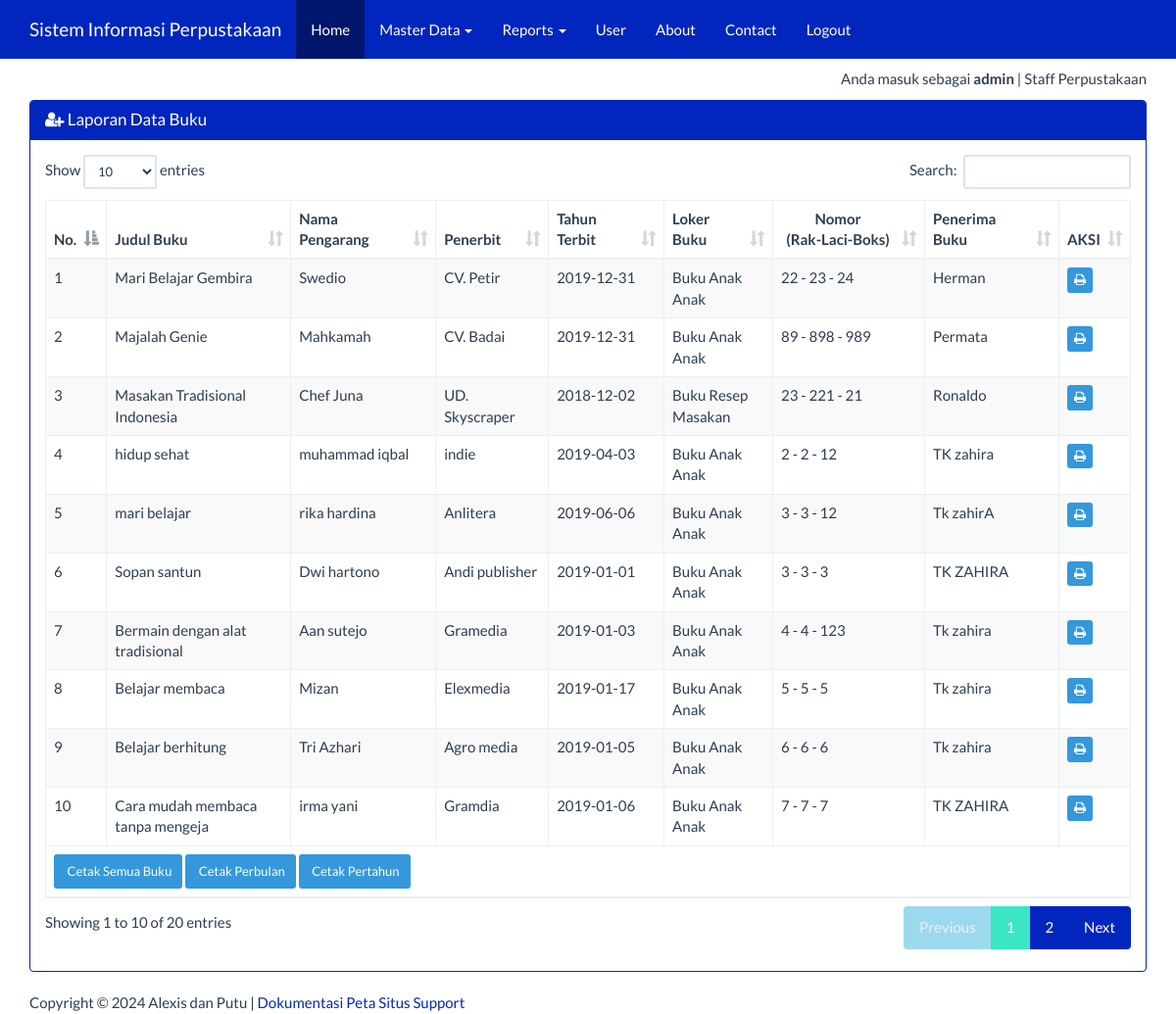
The app's page /index_admin.php?page=buku&actions=report (signed in) with its own data.
### tables this page shows
CREATE TABLE IF NOT EXISTS `buku` (
  `id` int(5) NOT NULL AUTO_INCREMENT,
  `loker_buku` varchar(25) NOT NULL,
  `no_rak` int(5) NOT NULL,
  `no_laci` int(5) NOT NULL,
  `no_boks` int(5) NOT NULL,
  `judul_buku` varchar(100) NOT NULL,
  `nama_pengarang` varchar(100) NOT NULL,
  `tahun_terbit` date NOT NULL,
  `penerima` varchar(50) NOT NULL,
  `penerbit` varchar(50) NOT NULL,
  `status` varchar(25) NOT NULL,
  `keterangan` varchar(100) NOT NULL,
  PRIMARY KEY (`id`)
);

### views/buku_report.php (the view, shortened to what this page needs)
<div class="container">
    <div class="row">
        <div class="col-xs-12">
            <div class="panel panel-success">
                <div class="panel-heading">
                    <h3 class="panel-title"><span class="fa fa-user-plus"></span> Laporan Data Buku</h3>
                </div>
                <div class="panel-body">
                    <table id="deskripsi" class="table table-bordered table-striped table-hover">
                        <thead>
                            <tr>
                                <th>No.</th><th width="17%">Judul Buku</th><th>Nama Pengarang</th><th>Penerbit</th><th>Tahun Terbit</th><th width="10%">Loker Buku</th><th width="14%"><center>Nomor <br> (Rak-Laci-Boks)</center></th><th>Penerima Buku</th><th>AKSI</th>
                            </tr>
                        </thead>
                        <tbody>
                            <?php
                            $sql = "SELECT * FROM buku";
                            $query = mysqli_query($koneksi, $sql) or die("SQL Anda Salah");
                            $nomor = 0;
                            while ($data = mysqli_fetch_array($query)) {
                                $nomor++;
                                ?>
                                <tr>
                                    <td><?= $nomor ?></td>
									<td><?= $data['judul_buku'] ?></td>
                                    <td><?= $data['nama_pengarang'] ?></td>
                                    <td><?= $data['penerbit'] ?></td>
                                    <td><?= $data['tahun_terbit'] ?></td>
                                    <td><?= $data['loker_buku'] ?></td>
                                    <td><?= $data['no_rak'] ?> - <?= $data['no_laci'] ?> - <?= $data['no_boks'] ?></td>
									<td><?= $data['penerima'] ?></td>
                                    <td>
                                        <a href="report/buku_satu.php?id=<?= $data['id'] ?>" target="_blank" class="btn btn-info btn-xs">
                                            <span class="fa fa-print"></span>
                                        </a>
                                    </td>
                                </tr>
                            <?php } ?>
                        </tbody>
                        <tfoot>
                            <tr>
                                <td colspan="9">
                                    <a href="report/buku_semua.php" target="_blank" class="btn btn-info btn-sm">
                                        <span class="fa fa_print"></span> Cetak Semua Buku
                                    </a>
                                    <a href="#cetak_perbulan" class="btn btn-info btn-sm">
                                        <span class="fa fa_print"></span> Cetak Perbulan
                                    </a>
                                    <a href="#cetak_pertahun" class="btn btn-info btn-sm">
                                        <span class="fa fa_print"></span> Cetak Pertahun
                                    </a>
                                </td>
                            </tr>
                        </tfoot>
                    </table>
                </div>
            </div>
        </div>
    </div>
</div>

### index_admin.php (style rules this page uses)
body { margin-top:70px; }

### records on screen
buku: judul_buku "Mari Belajar Gembira", nama_pengarang "Swedio", penerbit "CV. Petir", tahun_terbit "2019-12-31", loker_buku "Buku Anak Anak", no_rak "22", no_laci "23", no_boks "24", penerima "Herman"
buku: judul_buku "Majalah Genie", nama_pengarang "Mahkamah", penerbit "CV. Badai", tahun_terbit "2019-12-31", loker_buku "Buku Anak Anak", no_rak "89", no_laci "898", no_boks "989", penerima "Permata"
buku: judul_buku "Masakan Tradisional Indonesia", nama_pengarang "Chef Juna", penerbit "UD. Skyscraper", tahun_terbit "2018-12-02", loker_buku "Buku Resep Masakan", no_rak "23", no_laci "221", no_boks "21", penerima "Ronaldo"
buku: judul_buku "hidup sehat", nama_pengarang "muhammad iqbal", penerbit "indie", tahun_terbit "2019-04-03", loker_buku "Buku Anak Anak", no_rak "2", no_laci "2", no_boks "12", penerima "TK zahira"
buku: judul_buku "mari belajar", nama_pengarang "rika hardina", penerbit "Anlitera", tahun_terbit "2019-06-06", loker_buku "Buku Anak Anak", no_rak "3", no_laci "3", no_boks "12", penerima "Tk zahirA"
buku: judul_buku "Sopan santun", nama_pengarang "Dwi hartono", penerbit "Andi publisher", tahun_terbit "2019-01-01", loker_buku "Buku Anak Anak", no_rak "3", no_laci "3", no_boks "3", penerima "TK ZAHIRA"
buku: judul_buku "Bermain dengan alat tradisional", nama_pengarang "Aan sutejo", penerbit "Gramedia", tahun_terbit "2019-01-03", loker_buku "Buku Anak Anak", no_rak "4", no_laci "4", no_boks "123", penerima "Tk zahira"
buku: judul_buku "Belajar membaca", nama_pengarang "Mizan", penerbit "Elexmedia", tahun_terbit "2019-01-17", loker_buku "Buku Anak Anak", no_rak "5", no_laci "5", no_boks "5", penerima "Tk zahira"
buku: judul_buku "Belajar berhitung", nama_pengarang "Tri Azhari", penerbit "Agro media", tahun_terbit "2019-01-05", loker_buku "Buku Anak Anak", no_rak "6", no_laci "6", no_boks "6", penerima "Tk zahira"
buku: judul_buku "Cara mudah membaca tanpa mengeja", nama_pengarang "irma yani", penerbit "Gramdia", tahun_terbit "2019-01-06", loker_buku "Buku Anak Anak", no_rak "7", no_laci "7", no_boks "7", penerima "TK ZAHIRA"

### other values on screen
$_SESSION['username'] "admin"
$_SESSION['ket'] "Staff Perpustakaan"
